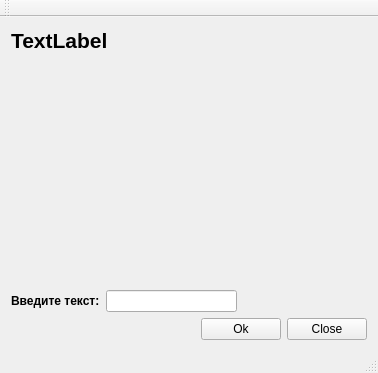
<?xml version="1.0" encoding="UTF-8"?>
<ui version="4.0">
 <class>MainWindow</class>
 <widget class="QMainWindow" name="MainWindow">
  <property name="geometry">
   <rect>
    <x>0</x>
    <y>0</y>
    <width>378</width>
    <height>373</height>
   </rect>
  </property>
  <property name="windowTitle">
   <string>MainWindow</string>
  </property>
  <widget class="QWidget" name="centralWidget">
   <layout class="QVBoxLayout" name="verticalLayout">
    <item>
     <widget class="QLabel" name="label_2">
      <property name="font">
       <font>
        <family>Tahoma</family>
        <pointsize>16</pointsize>
        <weight>75</weight>
        <bold>true</bold>
       </font>
      </property>
      <property name="text">
       <string>TextLabel</string>
      </property>
     </widget>
    </item>
    <item>
     <spacer name="verticalSpacer">
      <property name="orientation">
       <enum>Qt::Vertical</enum>
      </property>
      <property name="sizeHint" stdset="0">
       <size>
        <width>20</width>
        <height>221</height>
       </size>
      </property>
     </spacer>
    </item>
    <item>
     <layout class="QHBoxLayout" name="horizontalLayout">
      <item>
       <widget class="QLabel" name="label">
        <property name="font">
         <font>
          <pointsize>9</pointsize>
          <weight>75</weight>
          <bold>true</bold>
         </font>
        </property>
        <property name="text">
         <string>Введите текст:</string>
        </property>
       </widget>
      </item>
      <item>
       <widget class="QLineEdit" name="lineEdit_2"/>
      </item>
      <item>
       <spacer name="horizontalSpacer">
        <property name="orientation">
         <enum>Qt::Horizontal</enum>
        </property>
        <property name="sizeHint" stdset="0">
         <size>
          <width>40</width>
          <height>20</height>
         </size>
        </property>
       </spacer>
      </item>
     </layout>
    </item>
    <item>
     <layout class="QHBoxLayout" name="horizontalLayout_2">
      <item>
       <spacer name="horizontalSpacer_2">
        <property name="orientation">
         <enum>Qt::Horizontal</enum>
        </property>
        <property name="sizeHint" stdset="0">
         <size>
          <width>40</width>
          <height>20</height>
         </size>
        </property>
       </spacer>
      </item>
      <item>
       <widget class="QPushButton" name="pushButton_2">
        <property name="text">
         <string>Ok</string>
        </property>
       </widget>
      </item>
      <item>
       <widget class="QPushButton" name="pushButton_3">
        <property name="text">
         <string>Close</string>
        </property>
       </widget>
      </item>
     </layout>
    </item>
   </layout>
  </widget>
  <widget class="QMenuBar" name="menuBar">
   <property name="geometry">
    <rect>
     <x>0</x>
     <y>0</y>
     <width>378</width>
     <height>21</height>
    </rect>
   </property>
  </widget>
  <widget class="QToolBar" name="mainToolBar">
   <attribute name="toolBarArea">
    <enum>TopToolBarArea</enum>
   </attribute>
   <attribute name="toolBarBreak">
    <bool>false</bool>
   </attribute>
  </widget>
  <widget class="QStatusBar" name="statusBar"/>
 </widget>
 <layoutdefault spacing="6" margin="11"/>
 <resources/>
 <connections/>
</ui>
